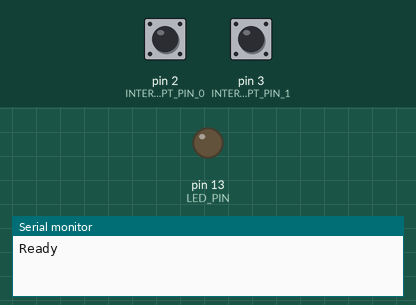
The program below on a simulated Arduino Uno, built with avr-gcc and run on an emulated ATmega328P. Shown: output pins drawn as LEDs (lit = HIGH), the last lines printed to the serial monitor. The test bench sets the inputs (shaded band); at power-on: pin 2 (INTERRUPT_PIN_0) HIGH, pin 3 (INTERRUPT_PIN_1) HIGH.

Above: at 1.2 s.
1.3 s: pin 2 (INTERRUPT_PIN_0) pulled LOW for 0.15 s
At 1.9 s:
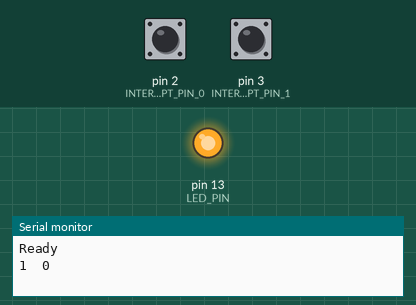
2.9 s: pin 2 (INTERRUPT_PIN_0) pulled LOW for 1 s
At 4.5 s:
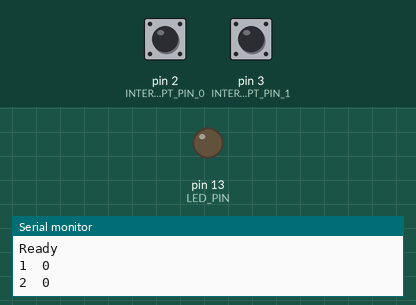
5.4 s: pin 2 (INTERRUPT_PIN_0) pulled LOW for 3.2 s
At 9.2 s:
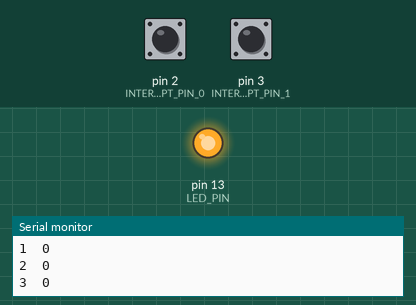
Timing chart, 0 to 10.7 s (numbered marks = the images above; inputs shaded):
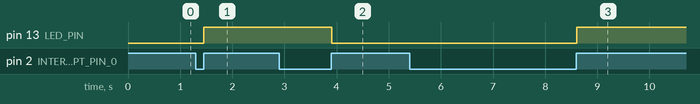

The program:

main.cpp
```cpp
#include <Arduino.h>

const int LED_PIN = 13;
const int INTERRUPT_PIN_0 = 2;
const int INTERRUPT_PIN_1 = 3;

volatile unsigned int hall_0_sensor_ticks = 0;
volatile unsigned int hall_1_sensor_ticks = 0;

unsigned int prev_hall_0_sensor_ticks = 0;
unsigned int prev_hall_1_sensor_ticks = 0;

bool led_state = false;

void interrupt_0_handler()
{
    hall_0_sensor_ticks++;
}

void interrupt_1_handler()
{
    hall_1_sensor_ticks++;
}

void setup()
{
    Serial.begin(115200);

    pinMode(LED_PIN, OUTPUT);
    pinMode(INTERRUPT_PIN_0, INPUT_PULLUP);
    pinMode(INTERRUPT_PIN_1, INPUT_PULLUP);
    attachInterrupt(digitalPinToInterrupt(INTERRUPT_PIN_0), interrupt_0_handler, RISING);
    attachInterrupt(digitalPinToInterrupt(INTERRUPT_PIN_1), interrupt_1_handler, RISING);
    Serial.println("Ready");
}

void loop()
{
    if (prev_hall_0_sensor_ticks != hall_0_sensor_ticks || prev_hall_1_sensor_ticks != hall_1_sensor_ticks)
    {
        prev_hall_0_sensor_ticks = hall_0_sensor_ticks;
        prev_hall_1_sensor_ticks = hall_1_sensor_ticks;
        led_state = !led_state;
        digitalWrite(LED_PIN, led_state);
        Serial.print(hall_0_sensor_ticks);
        Serial.print("\t");
        Serial.println(hall_1_sensor_ticks);
    }
    if (Serial.available() > 0)
    {
        int reset_value = Serial.parseInt();
        hall_0_sensor_ticks = reset_value;
        hall_1_sensor_ticks = reset_value;
        while (Serial.available() > 0)
        {
            Serial.read();
        }
    }
    delay(5);
}
```

Measured:
- after the input at 1.3 s, pin 13 (LED_PIN): LOW → HIGH after 0.15 s
- after the input at 2.9 s, pin 13 (LED_PIN): HIGH → LOW after 1.0 s
- after the input at 5.4 s, pin 13 (LED_PIN): LOW → HIGH after 3.2 s
